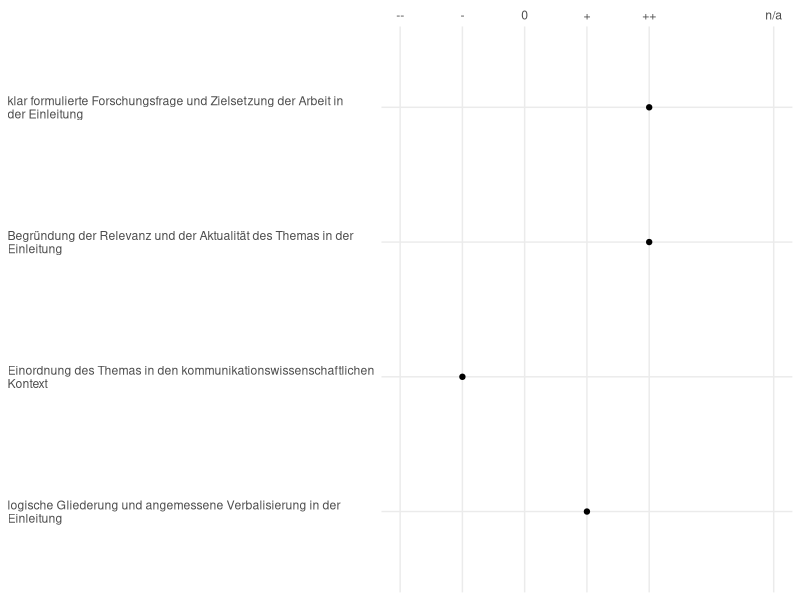
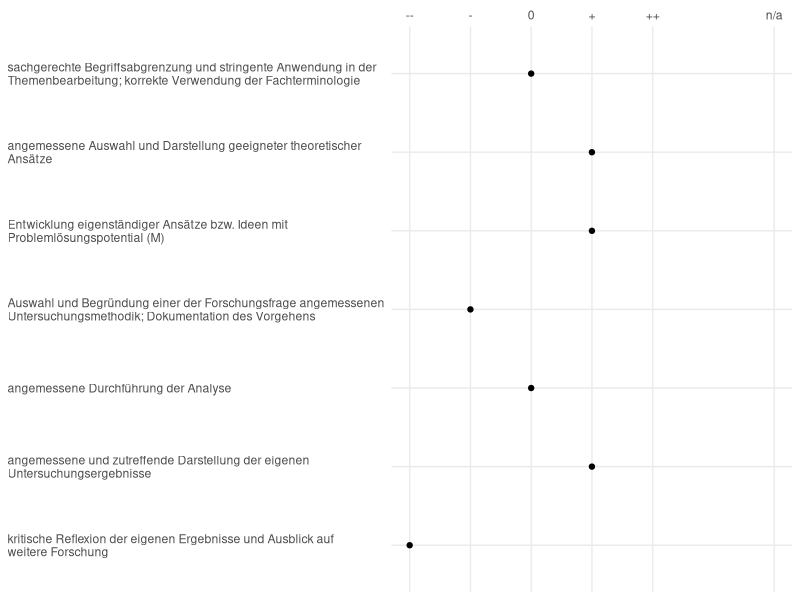
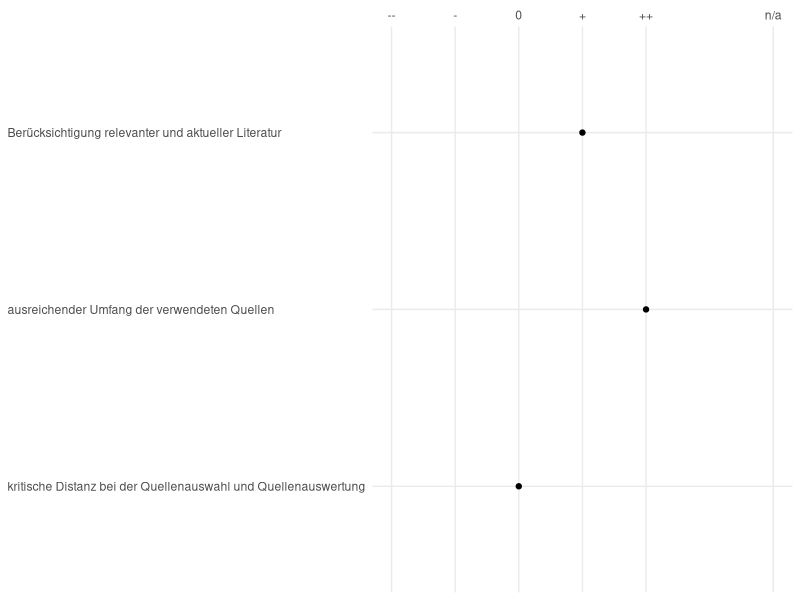
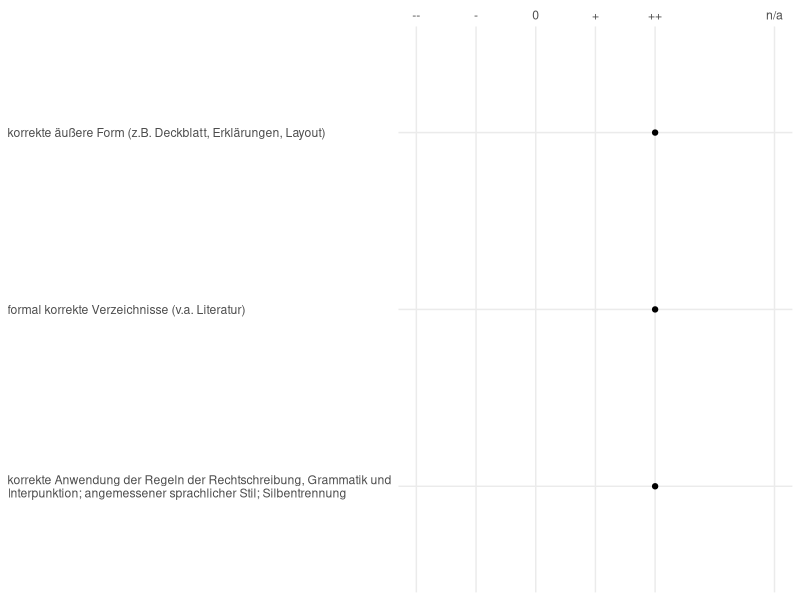

These charts were generated, in order, by the following R code:
## ---- chunk 1
# Packages
library(tidyverse); theme_set(theme_minimal())

# Plot
bewertungsplot = function(x) {
  x %>% mutate(
    Kriterium = str_wrap(Kriterium, width = 65),
    Kriterium = factor(Kriterium, levels = rev(Kriterium))
  ) %>% 
    ggplot(aes(Bewertung, Kriterium)) + 
    geom_point() + 
    scale_x_continuous(breaks = c(1:5, 7), limits = c(1, 7), minor_breaks = NULL,
                       labels = c("--", "-", "0", "+", "++", "n/a"), position = "top") + 
    theme(axis.title.x.top = element_text(hjust = 0),
          axis.text.y = element_text(hjust = 0)) + 
    labs(x = NULL, y = NULL)
}
## ---- chunk 2
# Lade Punkte
punkte = 1:4 %>% 
  map(~knitr::load_cache(label = str_c("part", .x),
                          object = str_c("punkte", .x))) %>% 
  unlist()
if (any(is.character(punkte))) sum_punkte = "NOT AVAILABLE" else sum_punkte = sum(punkte)
## ---- chunk 3
note = ifelse(
  test = sum_punkte == "NOT AVAILABLE",
  yes = "NOT AVAILABLE",
  no = tibble(
  punkte = 100:0,
  note = c(
    rep(1.0, 6),
    rep(c(1.3, 1.7, 2.0, 2.3, 2.7, 3.0, 3.3, 3.7, 4.0), each = 5),
    rep(5, 50)
  )
) %>% 
  filter(punkte == sum_punkte) %>% 
  pluck("note") %>% 
  format(nsmall = 1)
)
## ---- chunk 4
#| cache: true
#| cache-rebuild: true
#| fig-height: 2.0
tribble(
  ~Kriterium, ~Bewertung,
  "klar formulierte Forschungsfrage und Zielsetzung der Arbeit in der Einleitung", 5,
  "Begründung der Relevanz und der Aktualität des Themas in der Einleitung", 5,
  "Einordnung des Themas in den kommunikationswissenschaftlichen Kontext", 2,
  "logische Gliederung und angemessene Verbalisierung in der Einleitung", 4
) %>% 
  bewertungsplot()
punkte1 = 16
## ---- chunk 5
#| cache: true
#| cache-rebuild: true
#| fig-height: 2.8
tribble(
  ~Kriterium, ~Bewertung,
  "sachgerechte Begriffsabgrenzung und stringente Anwendung in der Themenbearbeitung; korrekte Verwendung der Fachterminologie", 3,
  "angemessene Auswahl und Darstellung geeigneter theoretischer Ansätze", 4,
  "Entwicklung eigenständiger Ansätze bzw. Ideen mit Problemlösungspotential (M)", 4,
  "Auswahl und Begründung einer der Forschungsfrage angemessenen Untersuchungsmethodik; Dokumentation des Vorgehens", 2,
  "angemessene Durchführung der Analyse", 3,
  "angemessene und zutreffende Darstellung der eigenen Untersuchungsergebnisse", 4,
  "kritische Reflexion der eigenen Ergebnisse und Ausblick auf weitere Forschung", 1
) %>% 
  bewertungsplot()
punkte2 = 36
## ---- chunk 6
#| cache: true
#| cache-rebuild: true
#| fig-height: 1.6
tribble(
  ~Kriterium, ~Bewertung,
  "Berücksichtigung relevanter und aktueller Literatur", 4,
  "ausreichender Umfang der verwendeten Quellen", 5,
  "kritische Distanz bei der Quellenauswahl und Quellenauswertung", 3
) %>% 
  bewertungsplot()
punkte3 = 18
## ---- chunk 7
#| cache: true
#| cache-rebuild: true
#| fig-height: 1.6
tribble(
  ~Kriterium, ~Bewertung,
  "korrekte äußere Form (z.B. Deckblatt, Erklärungen, Layout)", 5,
  "formal korrekte Verzeichnisse (v.a. Literatur)", 5,
  "korrekte Anwendung der Regeln der Rechtschreibung, Grammatik und Interpunktion; angemessener sprachlicher Stil; Silbentrennung", 5
) %>% 
  bewertungsplot()
punkte4 = 10
